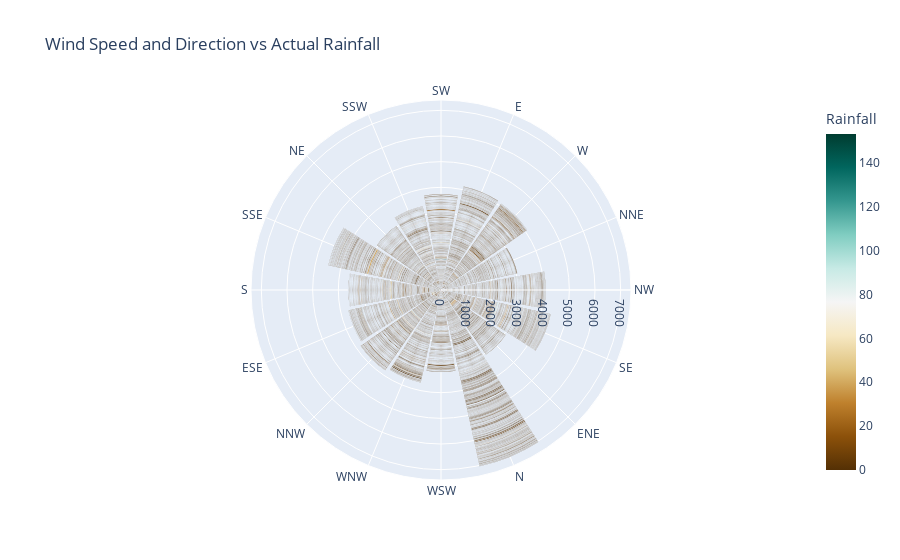

Source (notebook cell):
### Markdown cell above
### Plotting Wind Speed and Direction vs Actual Rainfall

### Code cell
sixth_plot = fig = px.bar_polar(df_group, r="WindSpeed9am", theta="WindDir9am",
                   color="Rainfall", template="plotly",
                   color_continuous_scale=px.colors.diverging.BrBG,
                   title = 'Wind Speed and Direction vs Actual Rainfall')
fig.show()

### Figure 1 — Plotly figure (JSON) as saved in the notebook; plotly's stock layout.template omitted (floating-point values rounded to 4 significant figures; data arrays with more than 128 entries replaced by an {"elided": "..."} marker saying what was removed)
{"data": [{"hovertemplate": "WindSpeed9am=%{r}<br>WindDir9am=%{theta}<br>Rainfall=%{marker.color}<extra></extra>", "legendgroup": "", "marker": {"color": {"elided": "4416 float values"}, "coloraxis": "coloraxis", "pattern": {"shape": ""}}, "name": "", "r": {"elided": "4416 float values"}, "showlegend": false, "subplot": "polar", "theta": {"elided": "4416 str values"}, "type": "barpolar"}], "layout": {"barmode": "relative", "coloraxis": {"colorbar": {"title": {"text": "Rainfall"}}, "colorscale": [[0, "rgb(84,48,5)"], [0.1, "rgb(140,81,10)"], [0.2, "rgb(191,129,45)"], [0.3, "rgb(223,194,125)"], [0.4, "rgb(246,232,195)"], [0.5, "rgb(245,245,245)"], [0.6, "rgb(199,234,229)"], [0.7, "rgb(128,205,193)"], [0.8, "rgb(53,151,143)"], [0.9, "rgb(1,102,94)"], [1, "rgb(0,60,48)"]]}, "legend": {"tracegroupgap": 0}, "polar": {"angularaxis": {"direction": "clockwise", "rotation": 90}, "domain": {"x": [0, 1], "y": [0, 1]}}, "title": {"text": "Wind Speed and Direction vs Actual Rainfall"}}}
